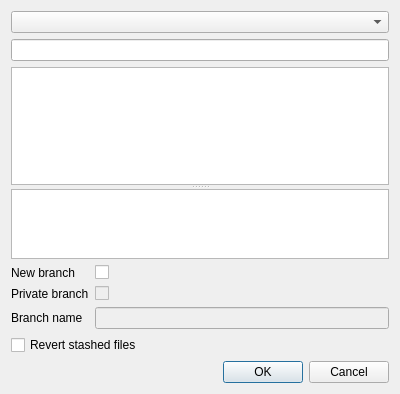
<?xml version="1.0" encoding="UTF-8"?>
<ui version="4.0">
 <class>CommitDialog</class>
 <widget class="QDialog" name="CommitDialog">
  <property name="windowModality">
   <enum>Qt::WindowModal</enum>
  </property>
  <property name="geometry">
   <rect>
    <x>0</x>
    <y>0</y>
    <width>400</width>
    <height>394</height>
   </rect>
  </property>
  <property name="windowTitle">
   <string>Commit</string>
  </property>
  <property name="modal">
   <bool>true</bool>
  </property>
  <layout class="QVBoxLayout" name="verticalLayout">
   <item>
    <widget class="QComboBox" name="comboBox">
     <property name="sizeAdjustPolicy">
      <enum>QComboBox::AdjustToMinimumContentsLength</enum>
     </property>
    </widget>
   </item>
   <item>
    <widget class="QLineEdit" name="lineEdit"/>
   </item>
   <item>
    <widget class="QSplitter" name="splitter">
     <property name="orientation">
      <enum>Qt::Vertical</enum>
     </property>
     <widget class="QPlainTextEdit" name="plainTextEdit">
      <property name="sizePolicy">
       <sizepolicy hsizetype="Expanding" vsizetype="Expanding">
        <horstretch>0</horstretch>
        <verstretch>100</verstretch>
       </sizepolicy>
      </property>
     </widget>
     <widget class="QListView" name="listView">
      <property name="sizePolicy">
       <sizepolicy hsizetype="Expanding" vsizetype="Expanding">
        <horstretch>0</horstretch>
        <verstretch>5</verstretch>
       </sizepolicy>
      </property>
      <property name="editTriggers">
       <set>QAbstractItemView::NoEditTriggers</set>
      </property>
      <property name="alternatingRowColors">
       <bool>true</bool>
      </property>
      <property name="selectionMode">
       <enum>QAbstractItemView::SingleSelection</enum>
      </property>
      <property name="selectionBehavior">
       <enum>QAbstractItemView::SelectRows</enum>
      </property>
     </widget>
    </widget>
   </item>
   <item>
    <widget class="QWidget" name="widgetBranchOptions" native="true">
     <layout class="QFormLayout" name="formLayout">
      <property name="leftMargin">
       <number>0</number>
      </property>
      <property name="topMargin">
       <number>0</number>
      </property>
      <property name="rightMargin">
       <number>0</number>
      </property>
      <property name="bottomMargin">
       <number>0</number>
      </property>
      <item row="0" column="0">
       <widget class="QLabel" name="label_2">
        <property name="text">
         <string>New branch</string>
        </property>
       </widget>
      </item>
      <item row="0" column="1">
       <widget class="QCheckBox" name="chkNewBranch">
        <property name="text">
         <string/>
        </property>
       </widget>
      </item>
      <item row="1" column="1">
       <widget class="QCheckBox" name="chkPrivateBranch">
        <property name="enabled">
         <bool>false</bool>
        </property>
        <property name="text">
         <string/>
        </property>
       </widget>
      </item>
      <item row="2" column="1">
       <widget class="QLineEdit" name="lineBranchName">
        <property name="enabled">
         <bool>false</bool>
        </property>
       </widget>
      </item>
      <item row="2" column="0">
       <widget class="QLabel" name="label">
        <property name="text">
         <string>Branch name</string>
        </property>
       </widget>
      </item>
      <item row="1" column="0">
       <widget class="QLabel" name="label_3">
        <property name="text">
         <string>Private branch</string>
        </property>
       </widget>
      </item>
     </layout>
    </widget>
   </item>
   <item>
    <widget class="QCheckBox" name="chkRevertFiles">
     <property name="text">
      <string>Revert stashed files</string>
     </property>
    </widget>
   </item>
   <item>
    <widget class="QDialogButtonBox" name="buttonBox">
     <property name="orientation">
      <enum>Qt::Horizontal</enum>
     </property>
     <property name="standardButtons">
      <set>QDialogButtonBox::Cancel|QDialogButtonBox::Ok</set>
     </property>
    </widget>
   </item>
  </layout>
 </widget>
 <tabstops>
  <tabstop>plainTextEdit</tabstop>
  <tabstop>comboBox</tabstop>
  <tabstop>listView</tabstop>
  <tabstop>buttonBox</tabstop>
 </tabstops>
 <resources/>
 <connections>
  <connection>
   <sender>buttonBox</sender>
   <signal>accepted()</signal>
   <receiver>CommitDialog</receiver>
   <slot>accept()</slot>
   <hints>
    <hint type="sourcelabel">
     <x>248</x>
     <y>254</y>
    </hint>
    <hint type="destinationlabel">
     <x>157</x>
     <y>274</y>
    </hint>
   </hints>
  </connection>
  <connection>
   <sender>buttonBox</sender>
   <signal>rejected()</signal>
   <receiver>CommitDialog</receiver>
   <slot>reject()</slot>
   <hints>
    <hint type="sourcelabel">
     <x>316</x>
     <y>260</y>
    </hint>
    <hint type="destinationlabel">
     <x>286</x>
     <y>274</y>
    </hint>
   </hints>
  </connection>
 </connections>
</ui>
